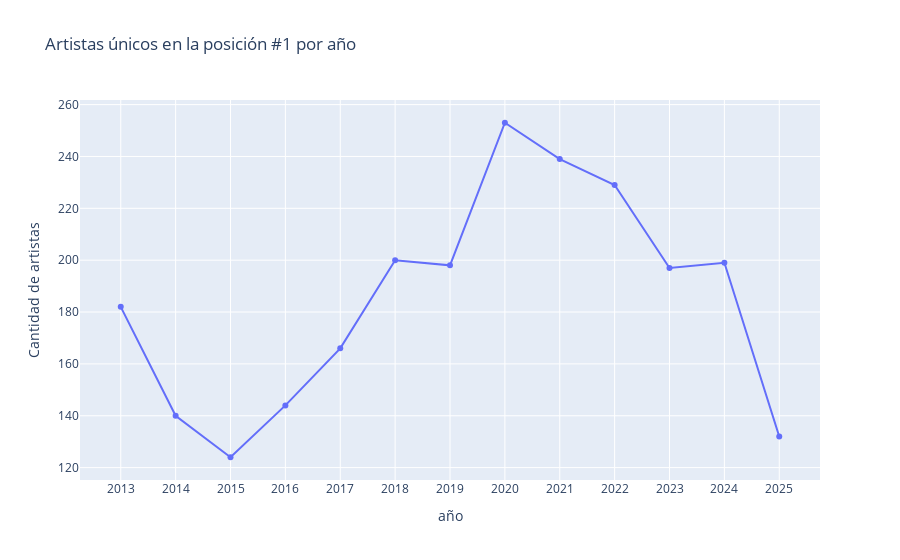

Notebook cell for this chart:
### Code cell
top_1 = df[df["Peak Position"] == 1].copy()
# Extraer el año
top_1["year"] = top_1["Date"].dt.year

# Contar artistas únicos por año
artistas_por_anio = top_1.groupby("Year")["Artist"].nunique().reset_index()
artistas_por_anio.columns = ["año", "artistas_unicos_en_posicion_1"]

print(artistas_por_anio)

fig = px.line(
    artistas_por_anio,
    x="año",
    y="artistas_unicos_en_posicion_1",
    markers=True,
    title="Artistas únicos en la posición #1 por año",
    labels={"anio": "Año", "artistas_unicos_en_posicion_1": "Artistas únicos en #1"},
)

fig.update_layout(
    xaxis=dict(dtick=1), yaxis=dict(title="Cantidad de artistas"), hovermode="x unified"
)

fig.show()

### Figure 1 — Plotly figure (JSON) as saved in the notebook; plotly's stock layout.template omitted (floating-point values rounded to 4 significant figures)
{"data": [{"hovertemplate": "año=%{x}<br>Artistas únicos en #1=%{y}<extra></extra>", "legendgroup": "", "line": {"color": "#636efa", "dash": "solid"}, "marker": {"symbol": "circle"}, "mode": "lines+markers", "name": "", "orientation": "v", "showlegend": false, "type": "scatter", "x": [2013, 2014, 2015, 2016, 2017, 2018, 2019, 2020, 2021, 2022, 2023, 2024, 2025], "xaxis": "x", "y": [182, 140, 124, 144, 166, 200, 198, 253, 239, 229, 197, 199, 132], "yaxis": "y"}], "layout": {"hovermode": "x unified", "legend": {"tracegroupgap": 0}, "title": {"text": "Artistas únicos en la posición #1 por año"}, "xaxis": {"anchor": "y", "domain": [0, 1], "dtick": 1, "title": {"text": "año"}}, "yaxis": {"anchor": "x", "domain": [0, 1], "title": {"text": "Cantidad de artistas"}}}}
